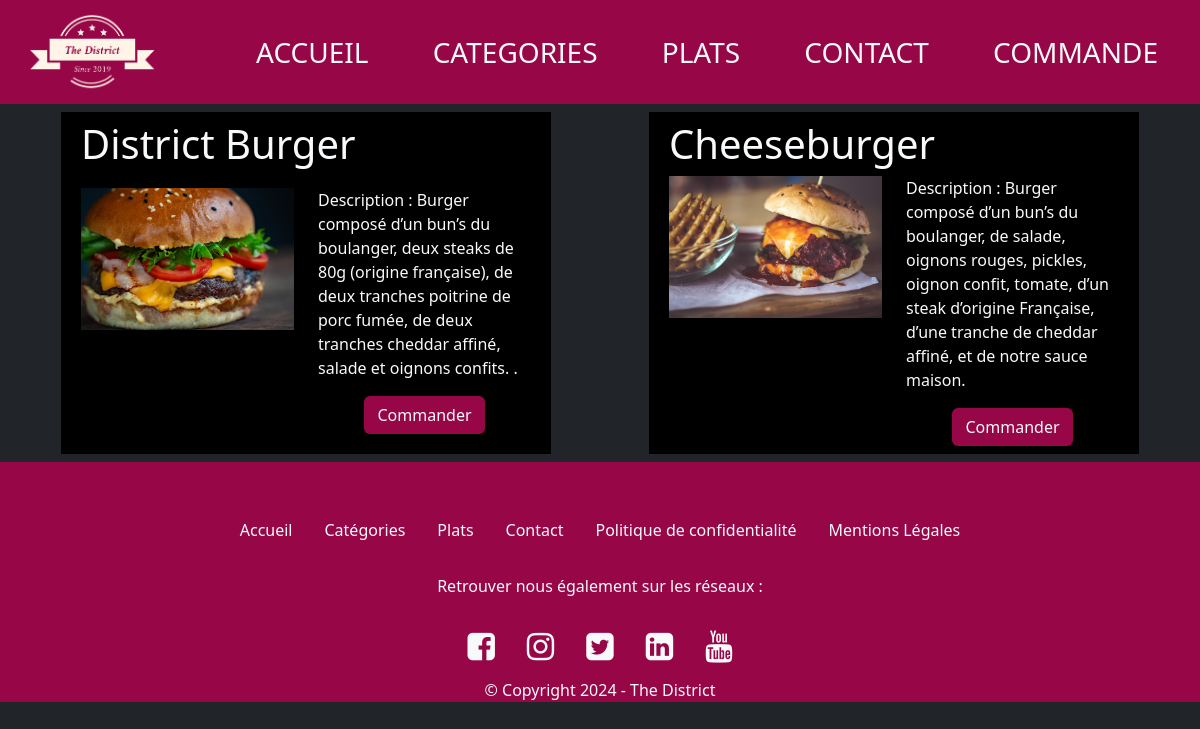
/FRONT/plat.php?id_categorie=5, run on the app's committed database.
### tables this page shows
CREATE TABLE `plat` (
  `id` int(11) NOT NULL,
  `libelle` varchar(100) NOT NULL,
  `description` text NOT NULL,
  `prix` decimal(10,2) NOT NULL,
  `image` varchar(255) NOT NULL,
  `id_categorie` int(11) NOT NULL,
  `active` varchar(10) NOT NULL
);

### FRONT/plat.php (the view)
<?php include 'header.php';?>
<?php include 'db_connect.php';
$requete = $db->prepare("SELECT * FROM plat WHERE id_categorie=? ");
$requete->execute(array($_GET["id_categorie"]));
$id = $requete->fetchAll(PDO::FETCH_OBJ);
?>
<div class="text-light container-fluid">
    <div class="col-12 mx-auto row">
        <?php foreach ($id as $plats): ?>
            <div class="col-5 row m-2 p-2 bg-black mx-auto">
                <h1><?= $plats->libelle ?></h1>
                <div class="col-6">
                    <img class="w-100" src="images\food\<?= $plats->image ?>" alt="">
                </div>
                <div class="col-6">
                    <p>Description : <?= $plats->description ?></p>
                    <div class="text-center">
                        <a href="commande.php?plat=<?= $plats->id ?>" style="background-color: #970747;" class="btn color_district text-light">Commander</a>
                    </div>
                </div>
            </div>
        <?php endforeach; ?>
    </div>
</div>
<?php include 'footer.php';?>

### FRONT/css/style.css (style rules this page uses)
body { margin: 0 auto; display: block; width: 100%; overflow-x: hidden; }
.color_district { background-color: #970747; }

### data on the page
plat: libelle "District Burger", image (picture), description "Burger composé d’un bun’s du boulanger, deux steaks de 80g (origine française), de deux tranches poitrine de porc fumée, de deux tranches cheddar affiné, salade et oignons confits. ."
plat: libelle "Cheeseburger", image (picture), description "Burger composé d’un bun’s du boulanger, de salade, oignons rouges, pickles, oignon confit, tomate, d’un steak d’origine Française, d’une tranche de cheddar affiné, et de notre sauce maison."
